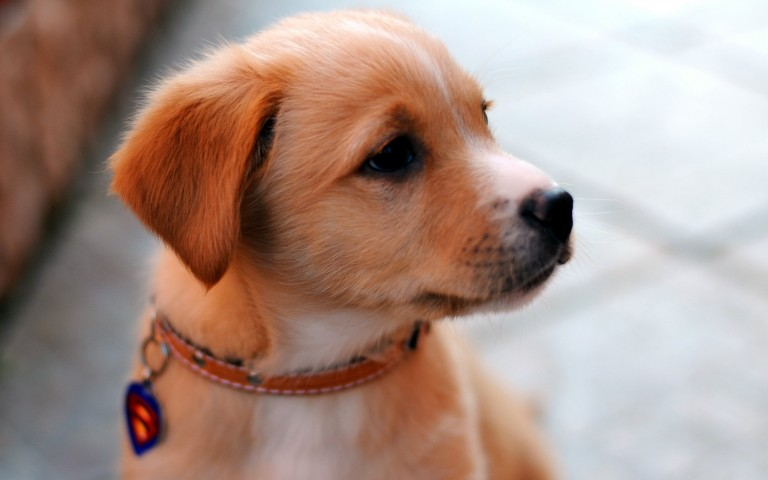
#> input picture datasets/dog.jpg, 768 x 480 px
$ jupyter execute img2pencil.ipynb
#> lines starting #> are read from the running program, lines starting #| are printed output that depends on the picture
[cell 1]
import cv2
from matplotlib import pyplot as plt
from IPython.display import display, Image

[cell 2]
image = cv2.imread("datasets/dog.jpg")
#> image is the input picture: shape (480, 768, 3); mean B, G, R 134.8, 145.1, 169.5

[cell 3]
def im_show(image):
    display(Image(data=cv2.imencode('.jpg', image)[1].tobytes()))

[cell 4]
im_show(image)

[cell 5]
## This causes hangs and python crashes. Could not find solution to fix it

# cv2.imshow("",image)
# cv2.waitKey(5000)
# cv2.destroyAllWindows()

[cell 6]
gray = cv2.cvtColor(image, cv2.COLOR_BGR2GRAY)
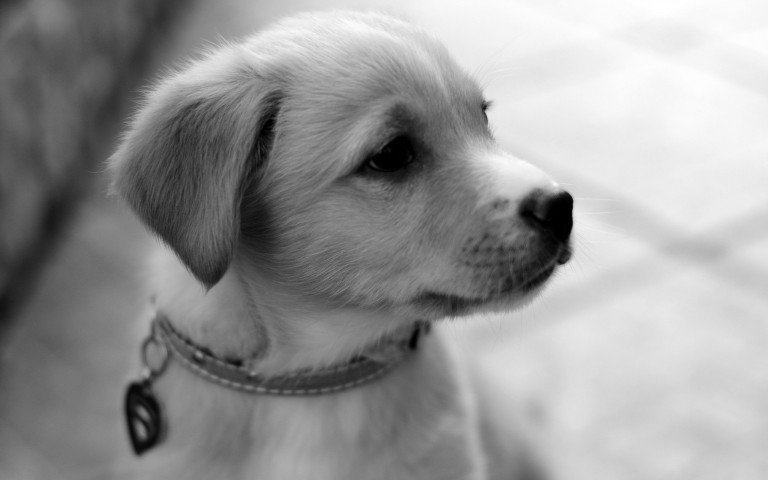
#> gray: shape (480, 768); min 0, max 255, mean 151.2

[cell 7]
im_show(gray)

[cell 8]
# Method -1 : Invert image using operation
inv = 255-gray
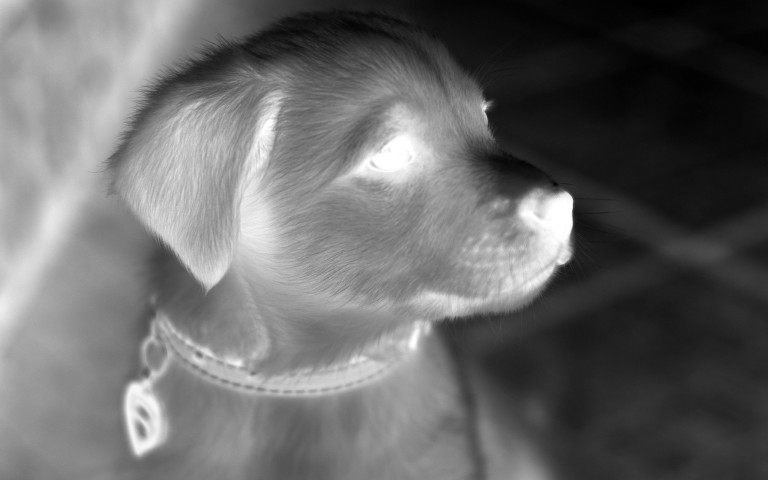
#> inv: shape (480, 768); min 0, max 255, mean 103.8
im_show(inv)

[cell 9]
inv = cv2.bitwise_not(gray) # invert the image meaning 255-image
im_show(inv)

[cell 10]
# smoothing
img_smooth = cv2.GaussianBlur(inv, (5, 5), sigmaX=0, sigmaY=0)
# (5, 5) is Gaussian width and hight, must be positive and odd values
im_show(img_smooth)

[cell 11]
# pencil sketch  = gray / inverted pixel
res = cv2.divide(gray, 255 - img_smooth, scale=255)
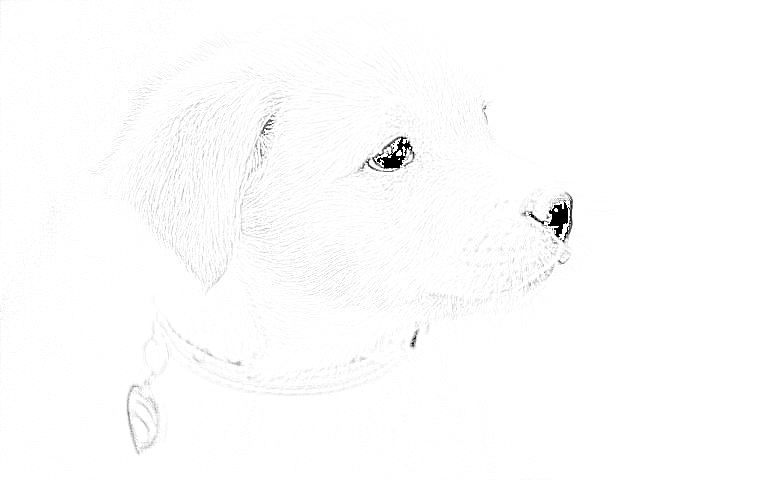
#> res: shape (480, 768); min 0, max 255, mean 252.7

# res = gray/(255 - img_smooth)

im_show(res)
